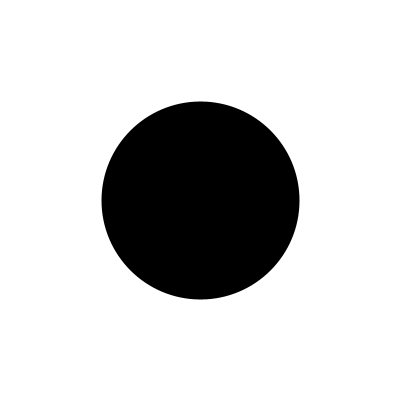
Frame 1 (no input)
Frame 60 (the mouse pressed at the canvas centre just before this capture): identical to frame 1, image omitted
Frame 120 (the mouse held since frame 60 and released just before this capture): identical to frame 1, image omitted

The Processing sketch that drew this single still picture (run headless with seeded random() and noise(); from frame 60 on, the mouse is pressed at the canvas centre):

// Processing sketch: channelSeperator
// ── channelSeperator.pde
PImage redImg, greenImg, blueImg;

PImage createChannel(float r, float g, float b) {
    PGraphics pg = createGraphics(200, 200);
    pg.beginDraw();
    pg.background(0x00);
    pg.stroke(r, g, b);
    pg.strokeWeight(20);
    pg.fill(r, g, b);
    pg.ellipse(0.5 * pg.width, 0.5 * pg.height, pg.width - 22, pg.height - 22);
    pg.endDraw();
    return pg;
}

void drawChannel(PImage img, float x, float y) {
    float u = 200;
    float v = 200;
    blend(img, 0, 0, int(u), int(v),  int(x - 0.5 * u), int(y - 0.5 * v), int(u), int(v), SUBTRACT);
}

boolean paused;
void mouseClicked() {
    paused = !paused;
    if (paused)
        noLoop();
    else
        loop();
}

void setup() {
    size(400, 400);
    redImg = createChannel(0xff, 0x00, 0x00);
    greenImg = createChannel(0x00, 0xff, 0x00);
    blueImg = createChannel(0x00, 0x00, 0xff);
}

void draw() {
    float x0 = 0.5 * width;
    float y0 = 0.5 * height;
    float dmouseX = mouseX - pmouseX;
    float dmouseY = mouseY - pmouseY;
    background(255);
    drawChannel(redImg, x0 - dmouseX, y0 - dmouseY);
    drawChannel(greenImg, x0, y0);
    drawChannel(blueImg, x0 + dmouseX, y0 + dmouseY);
}
